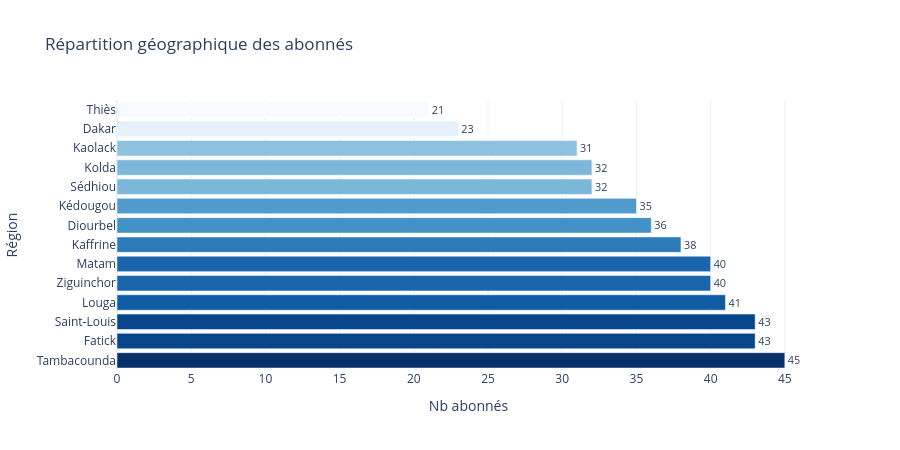

Notebook cell for this chart:
### Code cell
# Répartition géographique
reg = abonnes['region'].value_counts().reset_index()
reg.columns = ['region', 'nb']

fig = px.bar(reg, x='nb', y='region', orientation='h', text='nb',
             color='nb', color_continuous_scale='Blues',
             title='Répartition géographique des abonnés',
             labels={'nb': "Nb abonnés", 'region': 'Région'})
fig.update_traces(textposition='outside')
fig.update_layout(height=450, coloraxis_showscale=False)
fig.show()

### Figure 1 — Plotly figure (JSON) as saved in the notebook; plotly's stock layout.template omitted (floating-point values rounded to 4 significant figures)
{"data": [{"hovertemplate": "Nb abonnés=%{marker.color}<br>Région=%{y}<extra></extra>", "legendgroup": "", "marker": {"color": [45, 43, 43, 41, 40, 40, 38, 36, 35, 32, 32, 31, 23, 21], "coloraxis": "coloraxis", "pattern": {"shape": ""}}, "name": "", "orientation": "h", "showlegend": false, "text": [45.0, 43.0, 43.0, 41.0, 40.0, 40.0, 38.0, 36.0, 35.0, 32.0, 32.0, 31.0, 23.0, 21.0], "textposition": "outside", "type": "bar", "x": [45, 43, 43, 41, 40, 40, 38, 36, 35, 32, 32, 31, 23, 21], "xaxis": "x", "y": ["Tambacounda", "Fatick", "Saint-Louis", "Louga", "Ziguinchor", "Matam", "Kaffrine", "Diourbel", "Kédougou", "Sédhiou", "Kolda", "Kaolack", "Dakar", "Thiès"], "yaxis": "y"}], "layout": {"barmode": "relative", "coloraxis": {"autocolorscale": false, "colorbar": {"title": {"text": "Nb abonnés"}}, "colorscale": [[0, "rgb(247,251,255)"], [0.125, "rgb(222,235,247)"], [0.25, "rgb(198,219,239)"], [0.375, "rgb(158,202,225)"], [0.5, "rgb(107,174,214)"], [0.625, "rgb(66,146,198)"], [0.75, "rgb(33,113,181)"], [0.875, "rgb(8,81,156)"], [1, "rgb(8,48,107)"]], "showscale": false}, "height": 450, "legend": {"tracegroupgap": 0}, "title": {"text": "Répartition géographique des abonnés"}, "xaxis": {"anchor": "y", "domain": [0, 1], "title": {"text": "Nb abonnés"}}, "yaxis": {"anchor": "x", "domain": [0, 1], "title": {"text": "Région"}}}}
